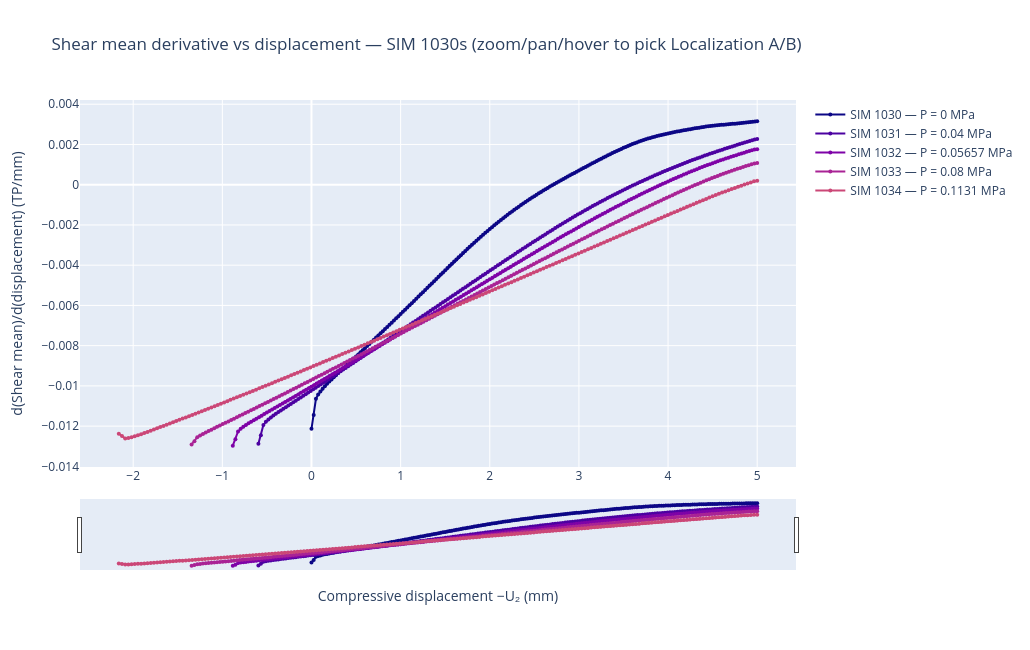

Write notebook code for a chart like this one.
### Markdown cell above
## Plot 3b — d(Shear mean)/d(displacement) vs displacement

### Code cell
import plotly.graph_objects as go

fig = go.Figure()
cmap = plt.get_cmap('plasma', len(SIMS))

for idx, sim in enumerate(SIMS):
    a2   = load_pkl(os.path.join(RESULTS_DIR, f'DATA_PICK_{sim}_A2.pkl'))
    tp2l = load_pkl(os.path.join(RESULTS_DIR, f'DATA_PICK_{sim}_TP2_L.pkl'))
    if a2 is None or tp2l is None:
        del a2, tp2l
        continue
    displ      = -np.array(a2['U2']['PERN-9999997'])
    shear_mean = np.array(tp2l['shear_mean'])
    del a2, tp2l

    dshear_dd = np.gradient(shear_mean, displ)
    r, g, b, _ = cmap(idx)
    color = f'rgb({int(r*255)},{int(g*255)},{int(b*255)})'

    fig.add_trace(go.Scatter(
        x=displ, y=dshear_dd, mode='lines+markers',
        marker=dict(size=4), line=dict(color=color),
        name=f'SIM {sim} — P = {PRESSURES[sim]:.4g} MPa',
        hovertemplate='SIM %{text}<br>displ = %{x:.4f} mm<br>d(shear)/d(displ) = %{y:.5f}<extra></extra>',
        text=[str(sim)] * len(displ),
    ))

fig.update_layout(
    title='Shear mean derivative vs displacement — SIM 1030s (zoom/pan/hover to pick Localization A/B)',
    xaxis_title='Compressive displacement −U₂ (mm)',
    yaxis_title='d(Shear mean)/d(displacement) (TP/mm)',
    width=1030, height=650,
    hovermode='closest',
)
fig.update_xaxes(rangeslider_visible=True)
fig.show()

### Figure 1 — Plotly figure (JSON) as saved in the notebook; plotly's stock layout.template omitted (floating-point values rounded to 4 significant figures; data arrays with more than 128 entries replaced by an {"elided": "..."} marker saying what was removed)
{"data": [{"hovertemplate": "SIM %{text}<br>displ = %{x:.4f} mm<br>d(shear)/d(displ) = %{y:.5f}<extra></extra>", "line": {"color": "rgb(12,7,134)"}, "marker": {"size": 4}, "mode": "lines+markers", "name": "SIM 1030 — P = 0 MPa", "text": {"elided": "201 str values"}, "type": "scatter", "x": {"elided": "201 float values"}, "y": {"elided": "201 float values"}}, {"hovertemplate": "SIM %{text}<br>displ = %{x:.4f} mm<br>d(shear)/d(displ) = %{y:.5f}<extra></extra>", "line": {"color": "rgb(76,2,161)"}, "marker": {"size": 4}, "mode": "lines+markers", "name": "SIM 1031 — P = 0.04 MPa", "text": {"elided": "201 str values"}, "type": "scatter", "x": {"elided": "201 float values"}, "y": {"elided": "201 float values"}}, {"hovertemplate": "SIM %{text}<br>displ = %{x:.4f} mm<br>d(shear)/d(displ) = %{y:.5f}<extra></extra>", "line": {"color": "rgb(126,3,167)"}, "marker": {"size": 4}, "mode": "lines+markers", "name": "SIM 1032 — P = 0.05657 MPa", "text": {"elided": "201 str values"}, "type": "scatter", "x": {"elided": "201 float values"}, "y": {"elided": "201 float values"}}, {"hovertemplate": "SIM %{text}<br>displ = %{x:.4f} mm<br>d(shear)/d(displ) = %{y:.5f}<extra></extra>", "line": {"color": "rgb(169,35,149)"}, "marker": {"size": 4}, "mode": "lines+markers", "name": "SIM 1033 — P = 0.08 MPa", "text": {"elided": "201 str values"}, "type": "scatter", "x": {"elided": "201 float values"}, "y": {"elided": "201 float values"}}, {"hovertemplate": "SIM %{text}<br>displ = %{x:.4f} mm<br>d(shear)/d(displ) = %{y:.5f}<extra></extra>", "line": {"color": "rgb(203,71,119)"}, "marker": {"size": 4}, "mode": "lines+markers", "name": "SIM 1034 — P = 0.1131 MPa", "text": {"elided": "201 str values"}, "type": "scatter", "x": {"elided": "201 float values"}, "y": {"elided": "201 float values"}}], "layout": {"height": 650, "hovermode": "closest", "title": {"text": "Shear mean derivative vs displacement — SIM 1030s (zoom/pan/hover to pick Localization A/B)"}, "width": 1030, "xaxis": {"rangeslider": {"visible": true}, "title": {"text": "Compressive displacement −U₂ (mm)"}}, "yaxis": {"title": {"text": "d(Shear mean)/d(displacement) (TP/mm)"}}}}
